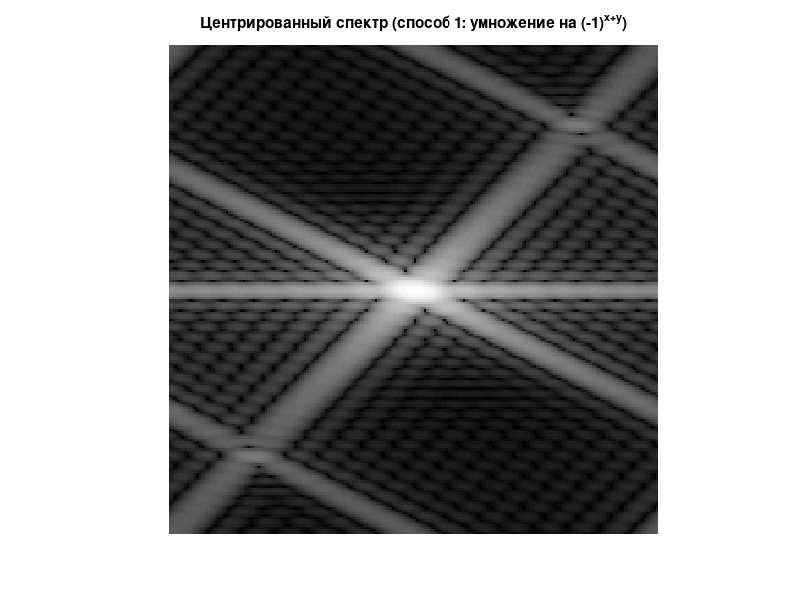
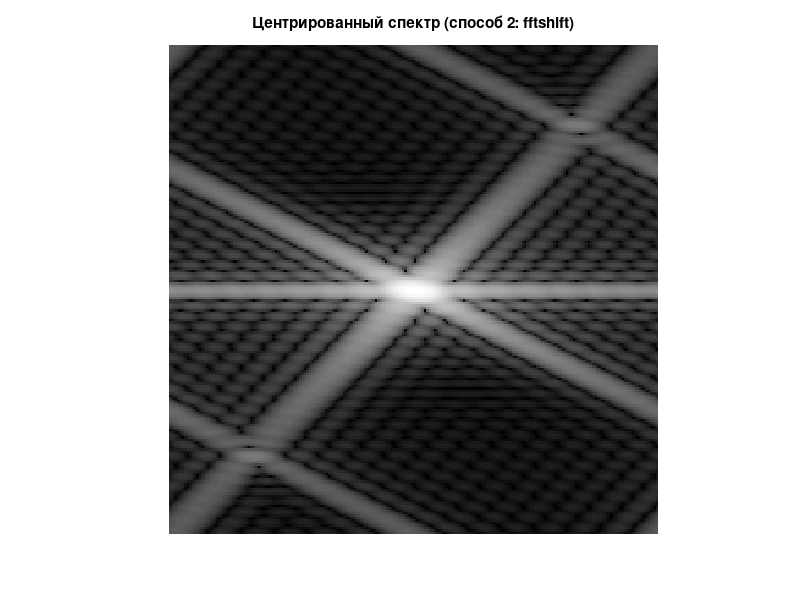
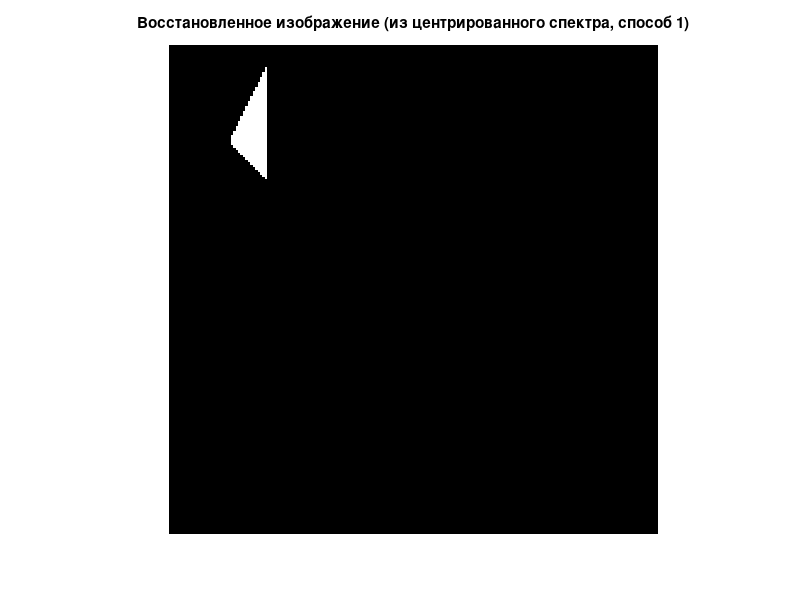
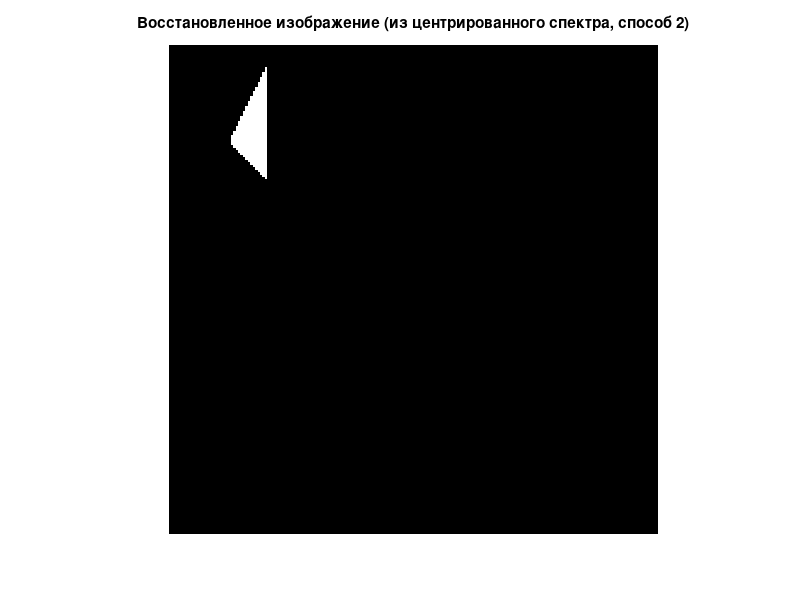

Source code (MATLAB) for these figures, in order:
%% 1. Загрузка исходного изображения

f = load('A5_07_1.mat', '-ascii');
f = double(f);
F = fft2(f);

[rows, cols] = size(f);

%% 2 Первый способ: умножение на (-1)^(x+y)

% Генерация матрицы коэффициентов (-1)^(x+y)
[x, y] = meshgrid(0:cols-1, 0:rows-1);
center_mask = (-1).^(x + y);

% Модулированное изображение
f_mod = f .* center_mask;

% Спектр модулированного изображения
F_c1 = fft2(f_mod);

% Амплитудный спектр и логарифмирование
Amp_c1 = abs(F_c1);
AmpL_c1 = log(1 + Amp_c1);

% Отображаем
figure;
imshow(mat2gray(AmpL_c1), []);
title('Центрированный спектр (способ 1: умножение на (-1)^{x+y})');
imwrite(mat2gray(AmpL_c1), 'task5_07_centered_spectrum_method1.jpg');

%% 3 Второй способ: fftshift

% Центрируем спектр непосредственно
F_c2 = fftshift(F);

% Амплитудный спектр второго способа
Amp_c2 = abs(F_c2);
AmpL_c2 = log(1 + Amp_c2);

figure;
imshow(mat2gray(AmpL_c2), []);
title('Центрированный спектр (способ 2: fftshift)');
imwrite(mat2gray(AmpL_c2), 'task5_07_centered_spectrum_method2.jpg');

%% 4 Восстановление изображений из центрированных спектров

% --- Способ 1 ---
% Обратное ДПФ
f_rec1_mod = ifft2(F_c1);

% Снимаем модуляцию, умножая на (-1)^(x+y)
f_rec1 = real(f_rec1_mod .* center_mask);
f_rec1_norm = mat2gray(f_rec1);

figure;
imshow(f_rec1_norm, []);
title('Восстановленное изображение (из центрированного спектра, способ 1)');
imwrite(f_rec1_norm, 'task5_07_reconstructed_method1.jpg');

% --- Способ 2 ---
% Сначала снимаем центрирование: ifftshift
F_unshift = ifftshift(F_c2);

% Теперь обратное ДПФ
f_rec2 = real(ifft2(F_unshift));
f_rec2_norm = mat2gray(f_rec2);

figure;
imshow(f_rec2_norm, []);
title('Восстановленное изображение (из центрированного спектра, способ 2)');
imwrite(f_rec2_norm, 'task5_07_reconstructed_method2.jpg');

%% Выводы:
% 1) Оба способа дают одинаковый центрированный амплитудный спектр.
%
% 2) Восстановленные изображения идентичны исходному (с учётом погрешностей).
%
% 3) Умножение на (-1)^(x+y) и fftshift — эквивалентные операции.
